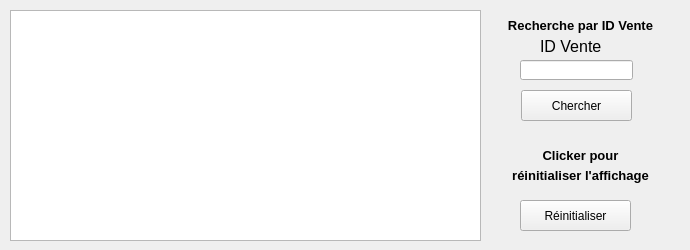
          <widget class="QWidget" name="Affichage">
           <attribute name="title">
            <string>Affichage</string>
           </attribute>
           <widget class="QTableView" name="VTab">
            <property name="geometry">
             <rect>
              <x>10</x>
              <y>10</y>
              <width>471</width>
              <height>231</height>
             </rect>
            </property>
            <property name="sortingEnabled">
             <bool>true</bool>
            </property>
            <property name="wordWrap">
             <bool>true</bool>
            </property>
           </widget>
           <widget class="QLineEdit" name="LE_IDVentVAF">
            <property name="geometry">
             <rect>
              <x>520</x>
              <y>60</y>
              <width>113</width>
              <height>20</height>
             </rect>
            </property>
           </widget>
           <widget class="QLabel" name="Txt_ISBNVAF">
            <property name="geometry">
             <rect>
              <x>540</x>
              <y>36</y>
              <width>71</width>
              <height>20</height>
             </rect>
            </property>
            <property name="font">
             <font>
              <pointsize>12</pointsize>
             </font>
            </property>
            <property name="text">
             <string>ID Vente</string>
            </property>
           </widget>
           <widget class="QLabel" name="Txt_VAF">
            <property name="geometry">
             <rect>
              <x>480</x>
              <y>10</y>
              <width>201</width>
              <height>31</height>
             </rect>
            </property>
            <property name="font">
             <font>
              <pointsize>10</pointsize>
              <weight>75</weight>
              <bold>true</bold>
             </font>
            </property>
            <property name="layoutDirection">
             <enum>Qt::LeftToRight</enum>
            </property>
            <property name="text">
             <string>Recherche par ID Vente</string>
            </property>
            <property name="alignment">
             <set>Qt::AlignCenter</set>
            </property>
           </widget>
           <widget class="QPushButton" name="SrchV">
            <property name="geometry">
             <rect>
              <x>521</x>
              <y>90</y>
              <width>111</width>
              <height>31</height>
             </rect>
            </property>
            <property name="text">
             <string>Chercher</string>
            </property>
           </widget>
           <widget class="QPushButton" name="ReinitVAF">
            <property name="geometry">
             <rect>
              <x>520</x>
              <y>200</y>
              <width>111</width>
              <height>31</height>
             </rect>
            </property>
            <property name="text">
             <string>Réinitialiser</string>
            </property>
           </widget>
           <widget class="QLabel" name="Txt_VAF_2">
            <property name="geometry">
             <rect>
              <x>480</x>
              <y>140</y>
              <width>201</width>
              <height>31</height>
             </rect>
            </property>
            <property name="font">
             <font>
              <pointsize>10</pointsize>
              <weight>75</weight>
              <bold>true</bold>
             </font>
            </property>
            <property name="layoutDirection">
             <enum>Qt::LeftToRight</enum>
            </property>
            <property name="text">
             <string>Clicker pour</string>
            </property>
            <property name="alignment">
             <set>Qt::AlignCenter</set>
            </property>
           </widget>
           <widget class="QLabel" name="Txt_VAF_3">
            <property name="geometry">
             <rect>
              <x>480</x>
              <y>160</y>
              <width>201</width>
              <height>31</height>
             </rect>
            </property>
            <property name="font">
             <font>
              <pointsize>10</pointsize>
              <weight>75</weight>
              <bold>true</bold>
             </font>
            </property>
            <property name="layoutDirection">
             <enum>Qt::LeftToRight</enum>
            </property>
            <property name="text">
             <string>réinitialiser l'affichage</string>
            </property>
            <property name="alignment">
             <set>Qt::AlignCenter</set>
            </property>
           </widget>
          </widget>
